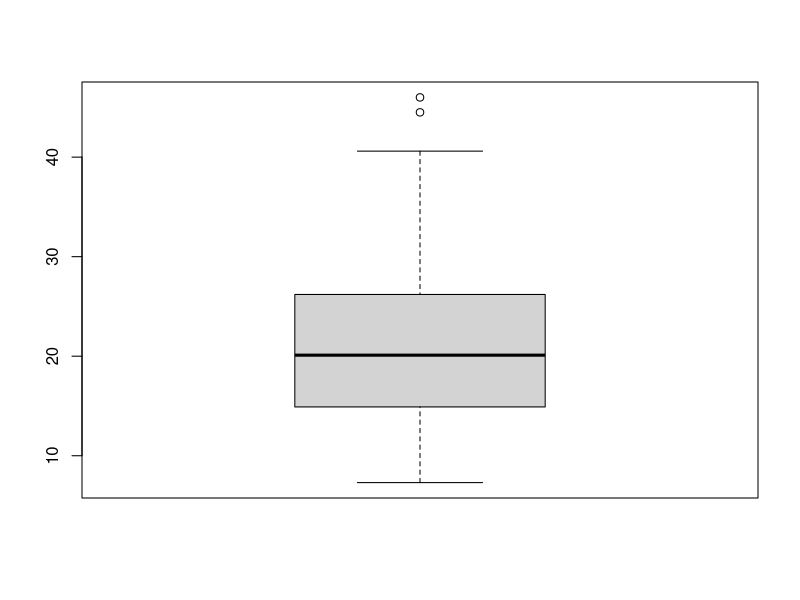
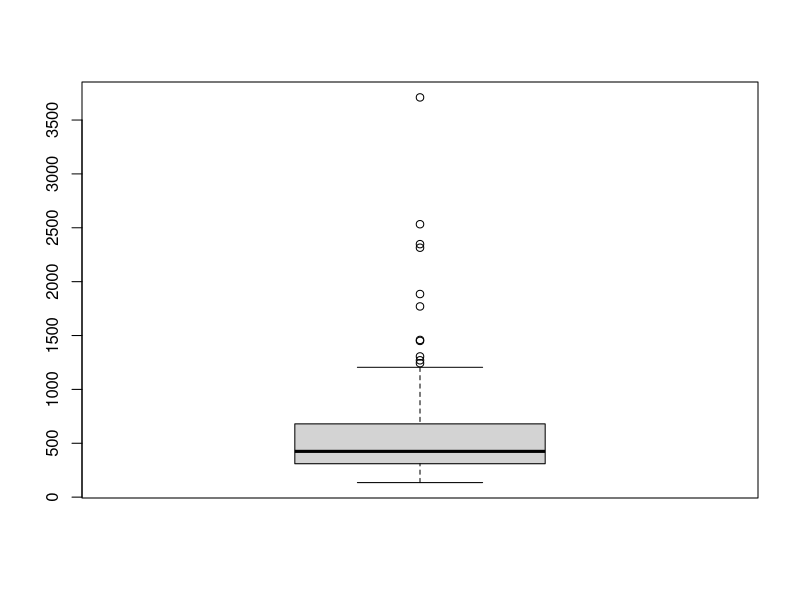
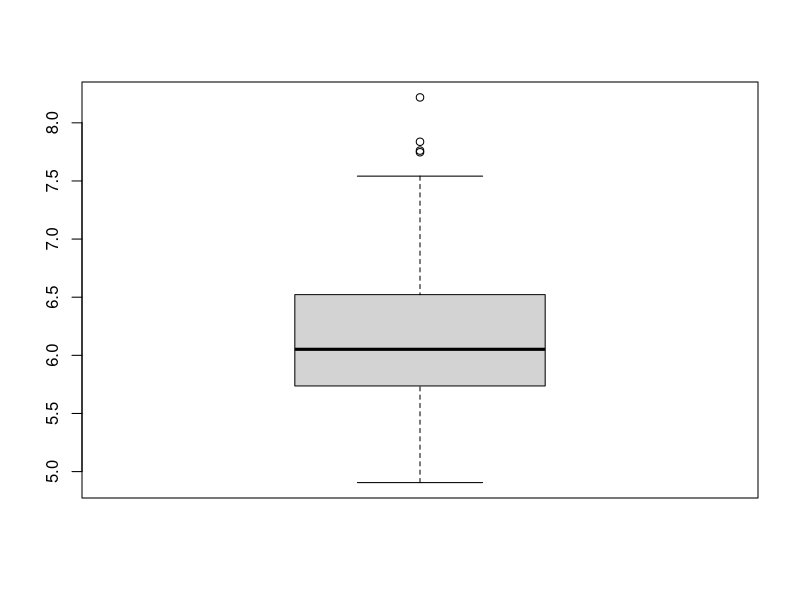

Source code (R) for these figures, in order: (Note: this script raises an error after producing the figures.)
#This is the R code for Applied Unsupervised Learning with R, lesson 6

#load the dataset for US Arrests
data(USArrests)
head(USArrests)

#create a boxplot for rape arrests
boxplot(USArrests$Rape)

#find the highest values (in this case, the outliers)
highest<-USArrests[which(USArrests$Rape>40),]
print(highest)

#load the rivers dataset
data(rivers)
head(rivers)
boxplot(rivers)

#perform a logarithm transformation and look at the resulting boxplot
log_rivers<-log(rivers)
boxplot(log_rivers)

#find the interquartile range of the rivers data
iqr<-unname(quantile(rivers,.75)-quantile(rivers,.25))

#find the upper and lower limits for non-outlier data
upper_limit<-unname(quantile(rivers,.75)+1.5*iqr)
lower_limit<-unname(quantile(rivers,.25)-1.5*iqr)

#classify outliers as points outside our defined upper and lower limits
rivers[which(rivers>upper_limit | rivers<lower_limit)]

#define different limits based on preference
upper_limit<-unname(quantile(rivers,.75)+3*iqr)
lower_limit<-unname(quantile(rivers,.25)-3*iqr)

#load rivers data
data(rivers)

#get the standard deviation of rivers data
st_dev<-sd(rivers)

#determine the z-scores of the data
z_scores<-(rivers-mean(rivers))/st_dev

#classify outliers based on observations with z_scores above or below 2
outliers<-rivers[which(z_scores>2 | z_scores<(-2))]

#rename columns of height-weight data
names(raw)<-c('index','height','weight')

#plot the height-weight data and observe the patterns
plot(raw$height,raw$weight)

#calculate the centroid of the data
centroid<-c(mean(raw$height),mean(raw$weight))

#example of the distance between a given point and the centroid
example_distance<-raw[1,c('height','weight')]-centroid

#get the covariance matrix of the data, and that matrix's inverse
cov_mat<-cov(raw[,c('height','weight')])
inv_cov_mat<-solve(cov_mat)

#get the mahalanobis distance between our point and the centroid of the dataset:
mahalanobis_dist<-t(matrix(as.numeric(example_distance)))%*% matrix(inv_cov_mat,nrow=2) %*% matrix(as.numeric(example_distance))

#run a loop that calculates a mahalanobis distance for every point
all_distances<-NULL

k<-1
while(k<=nrow(raw)){
the_distance<-raw[k,c('height','weight')]-centroid
mahalanobis_dist<-t(matrix(as.numeric(the_distance)))%*% matrix(inv_cov_mat,nrow=2) %*% matrix(as.numeric(the_distance))
all_distances<-c(all_distances,mahalanobis_dist)
k<-k+1
}

#plot all observations that have particularly high mahalanobis distances
plot(raw$height,raw$weight)
points(raw$height[which(all_distances>quantile(all_distances,.9))],raw$weight[which(all_distances>quantile(all_distances,.9))],col='red',pch=19)

#seasonality modeling

#clean the raw seasonality data
names(raw)<-c('month','sales')
raw<-raw[1:108,]
raw$period<-1:nrow(raw)

#find the time trend in the data
timetrend<-lm(sales~period+I(log(period)),data=raw)

#obtain fitted values for the time trend
raw$timetrend<-predict(timetrend,raw)

#de-trend the data and plot the result
raw$withouttimetrend<-raw$sales-raw$timetrend
plot(raw$withouttimetrend,type='o')

#create a matrix of monthly data, and get the mean value for each month
seasonsmatrix = t(matrix(data = raw$withouttimetrend, nrow = 12))
seasons = colMeans(seasonsmatrix, na.rm = T)

#create a 9-year repetition of the monthly averages
raw$seasons<-c(rep(seasons,9))

#obtain de-trended, de-cycled data and plot it
raw$error<-raw$sales-raw$timetrend-raw$seasons
plot(raw$error,type='o')

#plot all elements of seasonality modeling together
par(mfrow=c(3,1))
plot(raw$timetrend,type='o')
plot(raw$seasons,type='o')
plot(raw$error,type='o')

#get the standard deviation of the de-trended, de-cycled data
stdev<-sd(raw$error)

#find which data points are more than 2 standard deviations away from the mean of the data
high_outliers<-which(raw$error>(mean(raw$error)+2*sd(raw$error)))
low_outliers<-which(raw$error<(mean(raw$error)-2*sd(raw$error)))

#Examine the observations that we have classified as outliers.

raw[high_outliers,]
raw[low_outliers,]

#plot the points that we have classified as outliers
plot(raw$period,raw$sales,type='o')
points(raw$period[high_outliers],raw$sales[high_outliers],pch=19,col='red')
points(raw$period[low_outliers],raw$sales[low_outliers],pch=19,col='blue')


#create the data for contextual and collective anomalies
x<-1:round(2*pi*100+100)/100
y<-rep(0,round(2*pi*100)+100)
y[1:314]<-sin(x[1:314])
y[415:728]<-sin(x[315:628])
y[100]<-0

#plot the data for contextual and collective anomalies
plot(x,y,type='o')

#calculate a first difference
difference_y<-y[2:length(y)]-y[1:(length(y)-1)]

#boxplot of lag
boxplot(difference_y)

#detect collective anomalies
changes<-NULL
ks<-NULL
k<-51

while(k<(length(y)-50)){
changes<-c(changes,max(abs(y[k-50]),abs(y[k+50])))
ks<-c(ks,k)
k<-k+1
}

boxplot(changes)

#find the collective anomaly
print(ks[which(changes==min(changes))]) 
print(y[ks[which(changes==min(changes))]]) 



